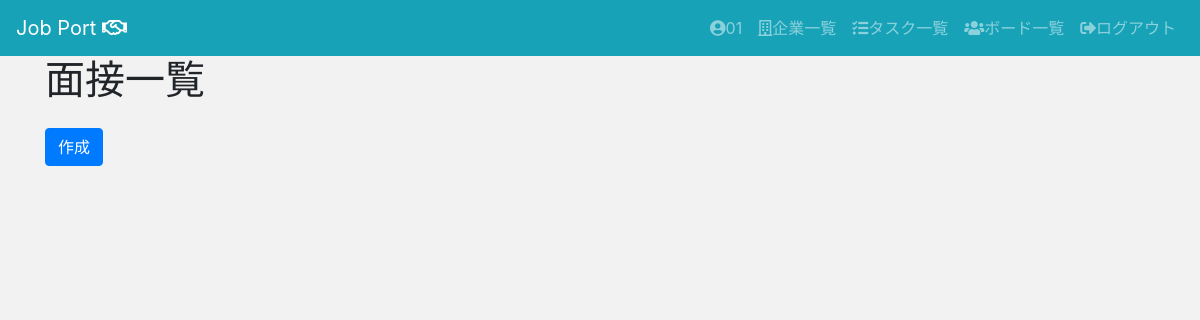
The page /jpapp/interviews/ (signed in) on the database as committed earlier.
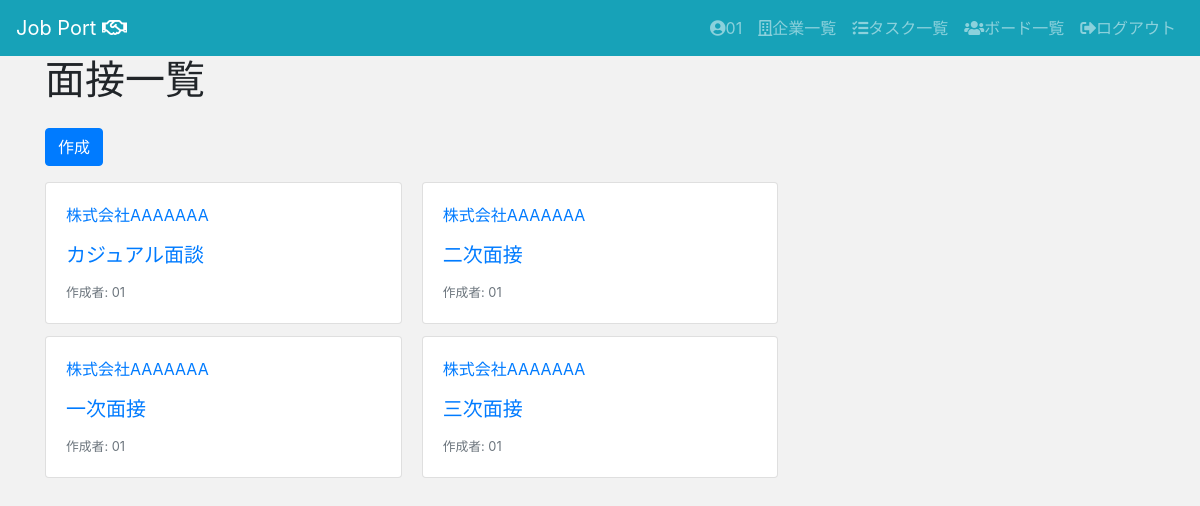
The same page on the database as committed later.
### jpapp/models.py (models this page shows, shortened)
class Interview(models.Model):
    interview_phase = models.IntegerField(
      choices = CHOICE4,
      default='0'
    )
    interview_datetime = models.DateTimeField()
    interview_description = models.TextField()
    company = models.ForeignKey(Company, on_delete=models.CASCADE)
    user = models.ForeignKey(User, on_delete=models.CASCADE)

class Company(models.Model):
    company_name = models.CharField(max_length=200,)
    url = models.URLField(blank=True,null=True,)
    route = models.IntegerField(
        choices = CHOICE1,
        blank=True,
        null=True,
    )
    business_form = models.TextField(blank=True,null=True,)
    location = models.IntegerField(
        choices = CHOICE2,
        blank=True,
        null=True,
    )
    description = models.TextField(blank=True,null=True,)
    phase = models.IntegerField(
        choices = CHOICE3,
        default='0',
    )
    application_date = models.DateField(blank=True,null=True,)
    user = models.ForeignKey(User, on_delete=models.CASCADE)
    def __str__(self):
        return self.company_name

### jpapp/views.py (the view)
# urls.py: path("interviews/", views.InterviewListView.as_view(), name="interviews_list"),
class InterviewListView(LoginRequiredMixin, ListView):
    model = Interview
    template_name = "jpapp/interviews/list.html"

### templates/jpapp/interviews/list.html
{% extends "jpapp/base.html" %}
{% block content %}
<div class="container">
  <h1>面接一覧</h1>
  <a class="btn btn-primary my-3" href="{% url 'jpapp:interviews_create' %}" role="button">作成</a>
  <div class="card-columns">
    {% for interview in interview_list %}
    <a href="{% url 'jpapp:interviews_detail' interview.pk %}" class="card">
      <div class="card-body">
        <p>{{ interview.company }}</p>
        <h5 class="card-title">{{ interview.get_interview_phase_display }}</h5>
        <footer>
          <small class="text-muted">作成者: {{ interview.user.username }}</small>
        </footer>
      </div>
    </a>
    {% endfor %}
  </div>
</div>
{% endblock %}

Rows that differ between the two databases and show on the page:
added Interview: company "株式会社AAAAAAA", interview_phase "カジュアル面談", user.username "01"
added Interview: company "株式会社AAAAAAA", interview_phase "一次面接", user.username "01"
added Interview: company "株式会社AAAAAAA", interview_phase "二次面接", user.username "01"
added Interview: company "株式会社AAAAAAA", interview_phase "三次面接", user.username "01"
